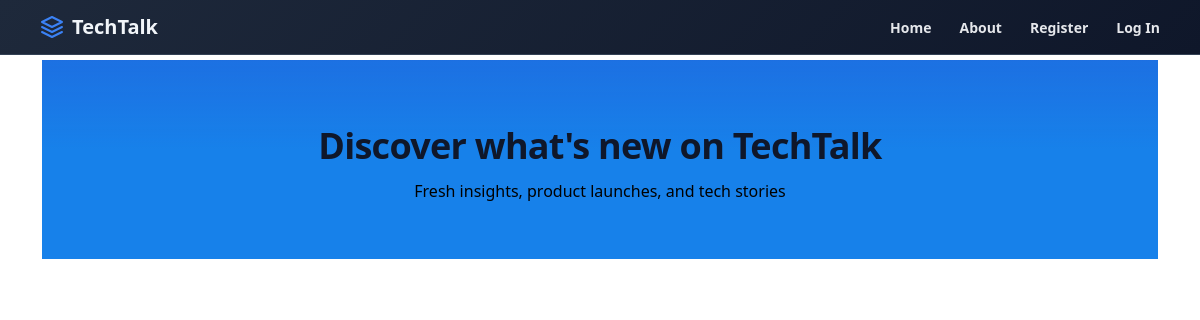
The app's page /, older data.
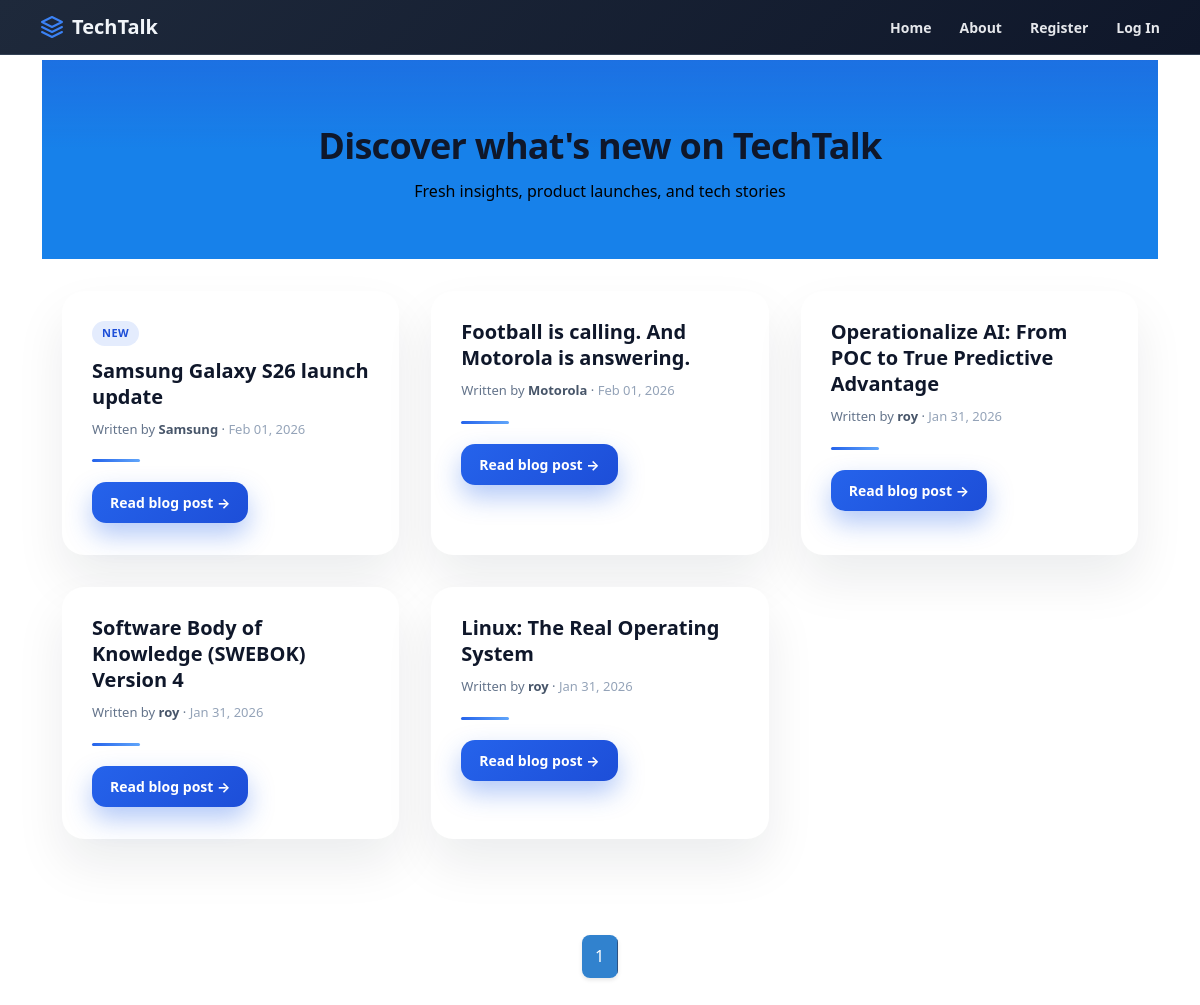
The same page, newer data.
### Thetechblog/model.py (models this page shows, shortened)
class Blogpost(db.Model):
    users=db.relationship(User, overlaps="author,posts")
    id=db.Column(db.Integer,primary_key=True)
    user_id=db.Column(db.Integer,db.ForeignKey('users.id'),nullable=False)
    date=db.Column(db.DateTime,nullable=False,default=datetime.utcnow)
    title=db.Column(db.String(140),nullable=False)
    text=db.Column(db.Text,nullable=False)

class User(db.Model, UserMixin):
    __tablename__='users'
    id=db.Column(db.Integer,primary_key=True)
    profile_image=db.Column(db.String(20),nullable=False,default='default_profile.jpg')
    email=db.Column(db.String(64),unique=True,index=True)
    username=db.Column(db.String(64),unique=True,index=True)
    password_hash=db.Column(db.String(128))
    posts=db.relationship('Blogpost',backref='author',lazy=True)

### Thetechblog/core/views.py (the view)
@core.route('/')
def index():
    page=request.args.get('page',1,type=int)
    blog_posts=Blogpost.query.order_by(Blogpost.date.desc()).paginate(page=page,per_page=5)
    return render_template('index.html',blog_posts=blog_posts)

### Thetechblog/templates/index.html (shortened to what this page needs)
{% extends "base.html"%}
{% block content%}
<section
  style="
    padding: 64px 20px 40px;
    text-align: center;
     background:
    linear-gradient(180deg, rgba(31, 104, 222, 0.674) 0%, transparent 45%),
    #1781ea;
"
>
  <h1
    style="
      margin: 0;
      font-size: 36px;
      font-weight: 900;
      color: #0f172a;
      letter-spacing: -0.02em;
    "
  >
    Discover what's new on TechTalk
  </h1>
  <p
    style="
      margin-top: 12px;
      font-size: 16px;
      color: #000000;
    "
  >
    Fresh insights, product launches, and tech stories
  </p>
</section>
<section
  style="
    padding: 32px 20px 64px;
    display: grid;
    grid-template-columns: repeat(auto-fit, minmax(320px, 1fr));
    gap: 32px;
    max-width: 1200px;
    margin: 0 auto;
  "
>
{%for post in blog_posts.items%}
  <div
    style="
      background: #ffffff;
      border-radius: 22px;
      padding: 28px 30px 32px;
      box-shadow: 0 25px 50px rgba(15,23,42,0.08);
      transition: transform 0.3s ease, box-shadow 0.3s ease;
    "
    onmouseover="
      this.style.transform='translateY(-6px)';
      this.style.boxShadow='0 35px 70px rgba(59,130,246,0.35)';
    "
    onmouseout="
      this.style.transform='translateY(0)';
      this.style.boxShadow='0 25px 50px rgba(15,23,42,0.08)';
    "
  >
    {% if loop.first %}
    <div
      style="
        display: inline-block;
        margin-bottom: 12px;
        padding: 4px 10px;
        font-size: 11px;
        font-weight: 700;
        letter-spacing: 0.04em;
        text-transform: uppercase;
        color: #1d4ed8;
        background: rgba(37,99,235,0.12);
        border-radius: 999px;
      "
    >
      New
    </div>
    {% endif %}
    <a
      href="{{url_for('blogposts.blog_post',blog_post_id=post.id)}}"
      style="
        font-size: 20px;
        font-weight: 800;
        color: #0f172a;
        text-decoration: none;
        line-height: 1.3;
        display: block;
        transition: color 0.25s ease;
      "
      onmouseover="this.style.color='#2563eb';"
      onmouseout="this.style.color='#0f172a';"
    >
      {{post.title}}
    </a>
    <div style="margin-top: 10px; font-size: 13px; color: #64748b;">
      Written by
      <a
        href="{{url_for('users.user_posts',username=post.author.username)}}"
        style="
          color: #475569;
          font-weight: 600;
          text-decoration: none;
        "
        onmouseover="this.style.color='#2563eb';"
        onmouseout="this.style.color='#475569';"
      >
        {{post.author.username}}
      </a>
      · <span style="color:#94a3b8;">{{post.date.strftime('%b %d, %Y')}}</span>
    </div>
    <div
      style="
        height: 3px;
        width: 48px;
        background: linear-gradient(90deg, #2563eb, #60a5fa);
        border-radius: 999px;
        margin: 20px 0;
      "
    ></div>
    <a
      href="{{url_for('blogposts.blog_post',blog_post_id=post.id)}}"
      style="
        display: inline-flex;
        align-items: center;
        gap: 6px;
        padding: 10px 18px;
        border-radius: 14px;
        background: linear-gradient(135deg, #2563eb, #1d4ed8);
        color: #ffffff;
        font-size: 14px;
        font-weight: 700;
        text-decoration: none;
        box-shadow: 0 12px 26px rgba(37,99,235,0.35);
        transition: transform 0.25s ease, box-shadow 0.25s ease;
      "
      onmouseover="
        this.style.transform='translateY(-2px)';
        this.style.boxShadow='0 18px 40px rgba(37,99,235,0.45)';
      "
      onmouseout="
        this.style.transform='translateY(0)';
        this.style.boxShadow='0 12px 26px rgba(37,99,235,0.35)';
      "
    >
      Read blog post →
    </a>
  </div>
{%endfor%}
</section>
<nav aria-label="Page navigation" style="display: flex; justify-content: center; margin-top: 2rem; padding: 0 20px 40px;">
    <ul style="display: flex; list-style: none; margin: 0; padding: 0; background: white; border-radius: 8px; box-shadow: 0 2px 4px rgba(0, 0, 0, 0.1); overflow: hidden;">
        {% for page_num in blog_posts.iter_pages(left_edge=1,right_edge=1,left_current=1,right_current=2) %}
            {% if blog_posts.page == page_num %}
        <li style="margin: 0;"><a href="{{url_for('core.index',page=page_num)}}" style="display: block; padding: 0.6rem 0.8rem; background: #3182ce; color: white; text-decoration: none; font-weight: 500; border-right: 1px solid #2c5282;">{{page_num}}</a></li>
            {% endif %}
        {% endfor %}
    </ul>
</nav>
{%endblock%}

### Thetechblog/templates/base.html (shortened to what this page needs)
<!DOCTYPE html>
<html lang="en">
<head>
    <link href="https://cdn.jsdelivr.net/npm/bootstrap@5.3.8/dist/css/bootstrap.min.css" rel="stylesheet">
</head>
<body>
<header
  style="
    background: linear-gradient(135deg, #1e293b, #0f172a);
    border-bottom: 1px solid #334155;
    padding: 12px 16px;
    position: fixed;
    top: 0;
    left: 0;
    right: 0;
    z-index: 1000;
  "
>
  <nav
  style="
    width: 100%;
    padding: 0 24px;
    display: flex;
    justify-content: space-between;
    align-items: center;
  "
  >
    <div>
      <a
        href="{{url_for('core.index')}}"
        style="
          font-size: 20px;
          font-weight: 800;
          color: #f1f5f9;
          text-decoration: none;
          display: flex;
          align-items: center;
          gap: 8px;
        "
      >
        TechTalk
      </a>
    </div>
    <div
      style="
        display: flex;
        align-items: center;
        gap: 28px;
      "
    >
      <a
        href="{{url_for('core.index')}}"
        style="
          font-size: 14px;
          font-weight: 600;
          color: #e5e7eb;
          text-decoration: none;
        "
      >
        Home
      </a>
      <a
        href="{{url_for('core.info')}}"
        style="
          font-size: 14px;
          font-weight: 600;
          color: #e5e7eb;
          text-decoration: none;
        "
      >
        About
      </a>
      {% if current_user.is_authenticated%}
      <a
        href="{{url_for('users.account')}}"
        style="
          font-size: 14px;
          font-weight: 600;
          color: #e5e7eb;
          text-decoration: none;
        "
      >
        Account
      </a>
      <a
        href="{{url_for('blogposts.create_post')}}"
        style="
          font-size: 14px;
          font-weight: 600;
          color: #e5e7eb;
          text-decoration: none;
        "
      >
        Create Post
      </a>
      <a
        href="{{url_for('users.logout')}}"
        style="
          padding: 8px 16px;
          border-radius: 10px;
          background: rgba(239,68,68,0.15);
          color: #fecaca;
          font-size: 14px;
          font-weight: 700;
          text-decoration: none;
        "
      >
        Log Out
      </a>
      {%else%}
      <a
        href="{{url_for('users.register')}}"
        style="
          font-size: 14px;
          font-weight: 600;
          color: #e5e7eb;
          text-decoration: none;
        "
      >
        Register
      </a>
      <a
        href="{{url_for('users.login')}}"
        style="
          font-size: 14px;
          font-weight: 600;
          color: #e5e7eb;
          text-decoration: none;
        "
      >
        Log In
      </a>
      {%endif%}
    </div>
  </nav>
</header>
</body>
<div class="container" style="padding-top: 60px;">
{%block content%}
{%endblock%}
</div>
</html>

Row changes from the older to the newer data that the page shows:
added Blogpost: shows "NEW", title "Samsung Galaxy S26 launch update", author.username "Samsung", date "Feb 01, 2026"
added Blogpost: title "Football is calling. And Motorola is answering.", author.username "Motorola", date "Feb 01, 2026"
added Blogpost: title "Operationalize AI: From POC to True Predictive Advantage", author.username "roy", date "Jan 31, 2026"
added Blogpost: title "Software Body of Knowledge (SWEBOK) Version 4", author.username "roy", date "Jan 31, 2026"
added Blogpost: title "Linux: The Real Operating System", author.username "roy", date "Jan 31, 2026"
Text that changed along with them:
new list line: "1"
